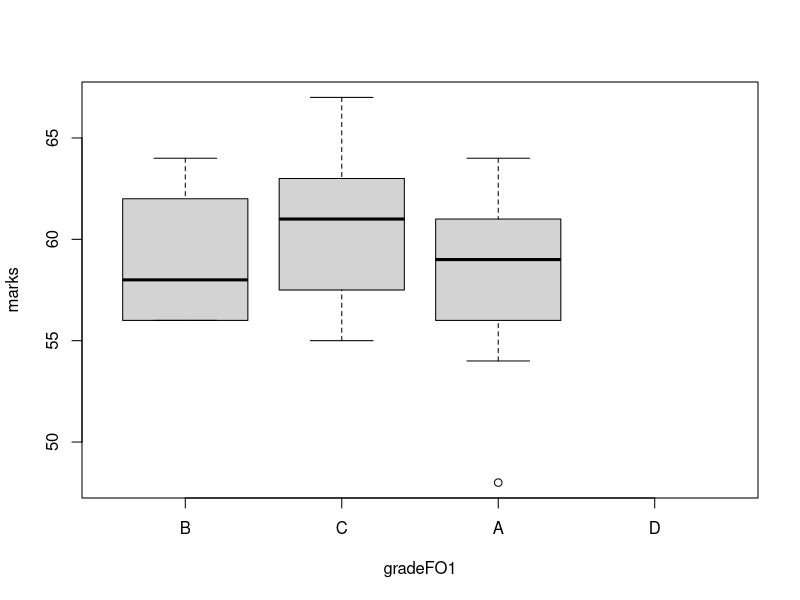
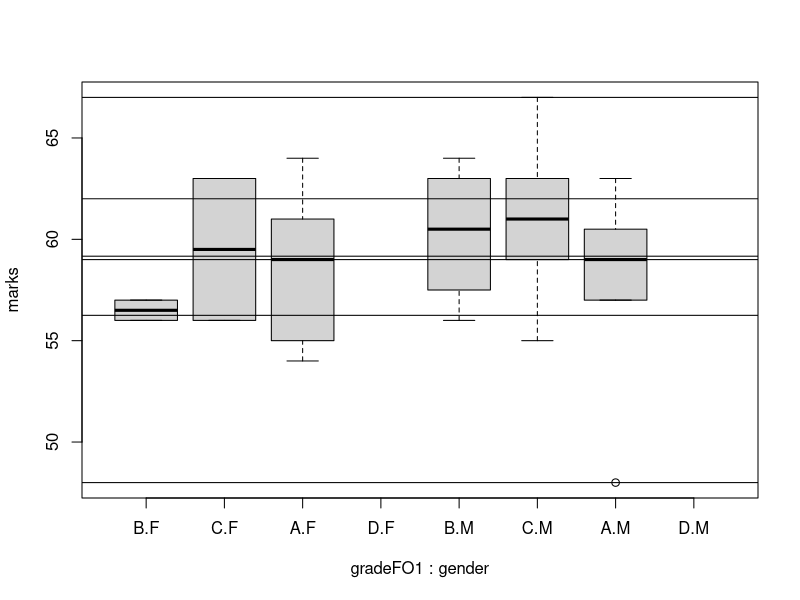

Reproduce these figures in R, in order.
grade = sample(c('A','B','C','D'),size=30,replace = T, prob=c(.4,.2,.3,.1))
grade
summary(grade)
gradeF = factor(grade)
summary(gradeF)
table(gradeF)
class(gradeF)
gradeFO = factor(grade, ordered=T) #ORDERED FACTOR
summary(gradeFO)
gradeFO1 = factor(grade, ordered=T, levels = c('B','C','A','D')) #ORDERED FACTOR WITH ORDERING DEFINED
summary(gradeFO1)

(marks = ceiling(rnorm(30, mean=60, sd=5)))
(gender = factor(sample(c('M', 'F'), size=30, replace=T)))
(student1 = data.frame(marks, gender, gradeFO1))
boxplot(marks ~ gradeFO1, data=student1) #create a boxplot - distribution of data between various grades
boxplot(marks ~ gradeFO1 + gender, data=student1) 
summary(marks)
abline(h=summary(marks))
